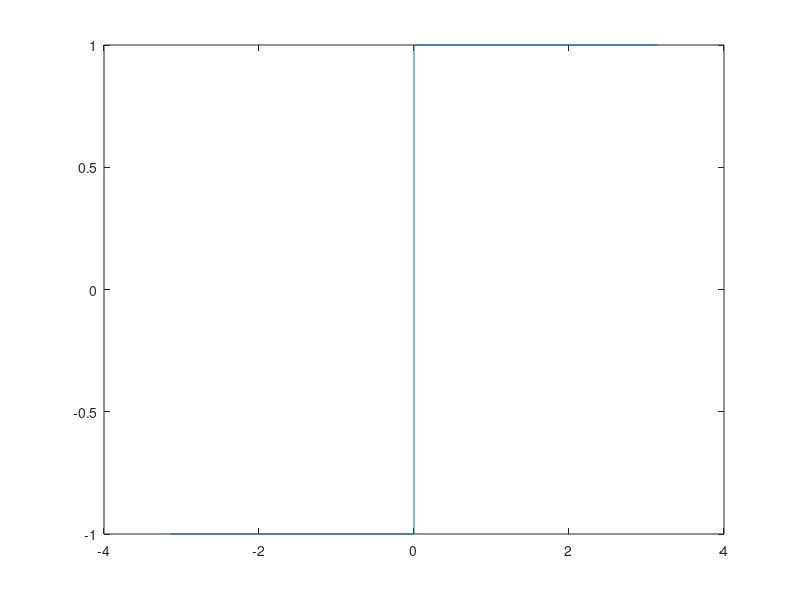

This chart was generated by the following MATLAB code: (Note: this script raises an error after producing the figure.)
% Aproximacion por sumas parciales de Fourier al pulso cuadrado.

% Funcion a aproximar
% f(x) = -1 en [-pi 0], 1 en [0 pi]

% Serie de Fourier
% f(x) = (4/\pi)*\sum_{l=0}^\infty \frac{1}{2l+1} \sin[(2l+1)x]


% Sumas parciales

x = linspace(-pi,pi,100);
sum0 = (4/pi)*sin(x);
sum1 = sum0+(4/pi)*sin(3*x)/3;
sum2 = sum1+(4/pi)*sin(5*x)/5;
sum3 = sum2+(4/pi)*sin(7*x)/7;
sum4 = sum3+(4/pi)*sin(9*x)/9;
sum5 = sum4+(4/pi)*sin(11*x)/11;

% Graficos

% Funcion a aproximar

plot([-pi 0 0 pi],[-1 -1 1 1]);

gset nokey;
hold on;

% Sumas parciales

plot(x,sum0);
plot(x,sum1);
plot(x,sum2);
plot(x,sum3);
plot(x,sum4);
plot(x,sum5);
hold off;

% Sumando hasta l=50

x = linspace(-pi,pi,1000);
sum=0;

for l=0:50,
  sum = sum+(4/pi)*sin((2*l+1)*x)/(2*l+1);
end

figure;
plot([-pi 0 0 pi],[-1 -1 1 1],'r');
hold on;
plot(x,sum,'b');
hold off;